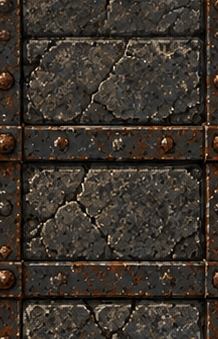
#> input picture assets/source/castle3d/tex/iron.png, 218 x 339 px, given in place of road_gravel_c.webp, which was not available
$ python phobosdress.py
#> lines starting #> are read from the running program, lines starting #| are printed output that depends on the picture
"""Phobos and Castle Velscour's dressing (docs/PHOBOS.md "The dressing"), from the bm repo's textures:

  python tools/phobosdress.py <bm repo>        # writes assets/tiles/phobos/dress.webp + dress.json

- seams: ground cover (gravel, moss, scree, rubble, bones, straw, litter, ash) as ragged bands along one side of a tile,
  laid over the join between two unlike grounds so no ground ends in a straight saw-tooth line. Four sides x four
  quarters each (the cover spans 2 x 2 tiles like the floors; the band's width follows the same world position on both
  sides of a join, so the two halves meet).
- patches: the same covers (and puddles) as blobs inside one tile, strewn over plain ground.
- floors: more floors in the same four-quarter form as tools/phobostex.py (the wings' carpets in the four liveries,
  bronze plates, the frieze border).
- props: furniture and set pieces modelled from boxes, planes and drums and rendered on the game's 2:1 iso grid with
  bm's textures (the pews, pulpits and altars of the sanctuaries, the stands of the stadiums and auditoriums, columns,
  braziers, stalls, lamp posts, Velscour's V banners on standards), then cut to hard-edged, outlined pixel art in a
  short palette like the painted packs. Each faces +y (mirror for +x); pivot on the floor, as the town pack's scatter.
- banners: Velscour's V on cloth in the four liveries and his war banner, sheared flat onto a wall (along map x; mirror
  for map y).
"""
import json, math, os, sys
import numpy as np
from PIL import Image, ImageDraw, ImageFilter

S, D = 80, 40          # native px per map unit: screen x = (x - y) * S, y = (x + y) * D - z
SS = 3
CONTRAST = 1.7
BM = None
_tex = {}


def tex(path, size=256, tone=0.76, sat=0.8, hue=None, rgba=False):
#> called with path = 'assets/game/tex/road_gravel_c.webp', size = 256, tone = 0.82, sat = 0.8, rgba = False
    key = (path, size, tone, sat, hue, rgba)
    if key not in _tex:
        im = Image.open(os.path.join(BM, path))
#> im is the input picture: PIL image 218x339 RGB; mean R, G, B 59.9, 51.7, 43.5
        im = im.convert('RGBA' if rgba else 'RGB').resize((size, size), Image.LANCZOS)
#> im: PIL image 256x256 RGB
        a = np.asarray(im).astype(np.float32) / 255
        c = a[..., :3]
        g = c.mean(axis=2, keepdims=True)
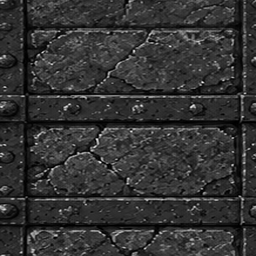
#> g: shape (256, 256, 1) float32; min 0, max 0.963, mean 0.203
        c = (g + (c - g) * sat)
        m = c.mean()
#> m = 0.203
        c = np.clip((m + (c - m) * CONTRAST) * tone, 0, 1)   # local contrast kept: joints, grain and plank lines must survive the scale
        if hue is not None:
            c = hue_to(c, *hue)
        _tex[key] = np.concatenate([c, a[..., 3:]], axis=2) if rgba else c
    return _tex[key]


P2 = 'assets/phobos/textures/ph2_'
GT = 'assets/game/tex/'
ph = lambda n, **k: tex(P2 + n + '.png', **k)


# [12 lines left out: function hue_to, not called in this run]


def sample(t, u, v):
    h, w = t.shape[:2]
    x, y = (u * w) % w, (v * h) % h
    x0, y0 = np.floor(x).astype(int) % w, np.floor(y).astype(int) % h
    fx, fy = (x - np.floor(x))[..., None], (y - np.floor(y))[..., None]
    x1, y1 = (x0 + 1) % w, (y0 + 1) % h
    return t[y0, x0] * (1 - fx) * (1 - fy) + t[y0, x1] * fx * (1 - fy) + t[y1, x0] * (1 - fx) * fy + t[y1, x1] * fx * fy


# ------------------------------------------------------------------------------------------------ floor tiles
def tile_uv(W=160, H=80, ss=SS):
    X, Y = np.meshgrid((np.arange(W * ss) + 0.5) / ss, (np.arange(H * ss) + 0.5) / ss)
    xr = X - W / 2
    u, v = (xr / (W / 2) + Y / (H / 2)) / 2, (Y / (H / 2) - xr / (W / 2)) / 2
    inside = (np.abs(xr) / (W / 2) + np.abs(Y - H / 2) / (H / 2)) <= 1.015
    return u, v, inside


def to_img(rgb, alpha, W=160, H=80):
    img = np.concatenate([rgb * alpha[..., None], alpha[..., None]], axis=2)          # premultiplied through the resize
    im = np.asarray(Image.fromarray((np.clip(img, 0, 1) * 255).astype(np.uint8), 'RGBA').resize((W, H), Image.BOX)).astype(np.float32) / 255
    a = im[..., 3:]
    out = np.concatenate([np.where(a > 0, im[..., :3] / np.maximum(a, 1e-4), 0), a], axis=2)
    return Image.fromarray((np.clip(out, 0, 1) * 255).astype(np.uint8), 'RGBA')


def diamond(t, qx, qy):
    u, v, inside = tile_uv()
    return to_img(sample(t, (qx + u) / 2, (qy + v) / 2), inside.astype(np.float32))


def wave(a, seed):
    """A smooth 0..1 wave of the along-seam world coordinate a (period 2 tiles)."""
    r = np.random.RandomState(seed)
    out = 0
    for k, amp in ((1, 0.5), (2, 0.3), (3, 0.2)):
        out = out + amp * np.sin(a * math.pi * k + r.uniform(0, 6.28))
    return 0.5 + 0.5 * out


def seam(t, side, qx, qy, seed, width=(0.2, 0.52)):
    u, v, inside = tile_uv()
    if side == 0: d, a = 1 - u, v + qy       # the join on the tile's +x side
    elif side == 1: d, a = u, v + qy         # -x
    elif side == 2: d, a = 1 - v, u + qx     # +y
    else: d, a = v, u + qx                   # -y
    rgb = sample(t, (qx + u) / 2, (qy + v) / 2)
    lum = rgb.mean(axis=2)
    lum = (lum - lum.mean()) / (lum.std() + 1e-6)
    w = width[0] + (width[1] - width[0]) * wave(a, seed + (side >> 1) * 7)
    p = np.clip(1 - d / w, 0, 1)
    far = np.clip(1 - d / (w * 2.4), 0, 1)              # loose stones beyond the band
    on = (p * 0.85 + lum * 0.4 > 0.5) | ((far > 0) & (lum > 1.7 - far * 1.3))   # broken stones thinning out, never a solid edge
    return to_img(rgb, (on & inside).astype(np.float32))


def patch(t, k, seed, puddle=False):
    u, v, inside = tile_uv()
    r = np.random.RandomState(seed * 31 + k)
    cx, cy = r.uniform(0.38, 0.62, 2)
    ang = np.arctan2(v - cy, u - cx)
    rad = np.hypot(u - cx, v - cy)
    edge = 0.34 + 0.1 * np.sin(ang * 2 + r.uniform(0, 6)) + 0.06 * np.sin(ang * 5 + r.uniform(0, 6)) + 0.03 * np.sin(ang * 9 + r.uniform(0, 6))
    rgb = sample(t, (u + r.uniform(0, 1)) / 2, (v + r.uniform(0, 1)) / 2)
    lum = rgb.mean(axis=2)
    lum = (lum - lum.mean()) / (lum.std() + 1e-6)
    p = np.clip(1 - rad / edge, -1, 1)
    if puddle:
        on = p > 0.04
        rgb = np.zeros_like(rgb) + np.array([0.07, 0.085, 0.1]) + (np.clip(p, 0, 1) * 0.05)[..., None] + (lum > 1.6)[..., None] * 0.05
        rim = on & (p < 0.16)
        rgb = np.where(rim[..., None], rgb * 0.55, rgb)
        return to_img(rgb, (on & inside).astype(np.float32) * 0.82)
    on = (p * 1.3 + lum * 0.3 > 0.38) | ((p > -0.35) & (lum > 1.7 - (p + 0.35) * 1.6))
    return to_img(rgb, (on & inside).astype(np.float32))


# ------------------------------------------------------------------------------------------------ the little renderer
class Scene:
    def __init__(self):
        self.pts = []

    # [13 lines left out: function quad, not called in this run]

    def _add(self, P, c, a):
        m = a.reshape(-1) > 0.5
        self.pts.append((P.reshape(-1, 3)[m].astype(np.float32), c.reshape(-1, 3)[m].astype(np.float32)))

    # [49 lines left out: functions box, drum, render, not called in this run]


flat = lambda rgb: np.zeros((4, 4, 3), np.float32) + np.array(rgb, np.float32)


# [10 lines left out: function mats, not called in this run]


LIVERIES = {'gold': ('03_05_banner_greygold', (0.2, 0.19, 0.19), (0.83, 0.64, 0.24)), 'blue': ('03_02_banner_blue', (0.1, 0.15, 0.36), (0.78, 0.8, 0.84)),
            'red': ('03_01_banner_blood', (0.4, 0.06, 0.06), (0.85, 0.68, 0.3)), 'green': ('03_04_banner_green', (0.08, 0.24, 0.12), (0.82, 0.78, 0.62)),
            'war': ('03_06_war_banner', (0.09, 0.08, 0.09), (0.62, 0.1, 0.1))}


# [180 lines left out: functions banner_cloth, props_and_banners, not called in this run]


PANEL = 213            # a wall panel of the dungeon rigs, native px
# [59 lines left out: function ramparts, not called in this run]


SEAMS = {   # cover: (texture, tone)
    'gravel': (GT + 'road_gravel_c.webp', 0.82), 'moss': (GT + 'moss_1_c.webp', 0.8), 'scree': (GT + 'p2/p2_scree_c.webp', 0.9), 'rubble': (GT + 'rubble_c.webp', 0.8),
    'bones': (P2 + '05_17_bones_ground.png', 0.95), 'straw': (P2 + '05_16_straw_ground.png', 0.92), 'litter': (P2 + '05_18_street_litter.png', 0.9), 'ash': (GT + 'road_ash_c.webp', 0.8),
}
CARPET = {'gold': (42, 1.0, 0.98), 'blue': (220, 0.85, 0.9), 'red': (356, 0.95, 0.9), 'green': (132, 0.75, 0.85)}


def main():
    global BM
    BM = sys.argv[1] if len(sys.argv) > 1 else '../bm'
    tiles = []   # (group, name, key, image)
    for i, (n, (src, tone)) in enumerate(SEAMS.items()):
        t = tex(src, 256, tone)
        for side in range(4):
            for q in range(4): tiles.append(('seams', n, side * 4 + q, seam(t, side, q % 2, q // 2, 11 + i * 5)))
#> this loop made 4 passes
#> pass 1, in sample, `x, y = (u * w) % w, (v * h) % h`:
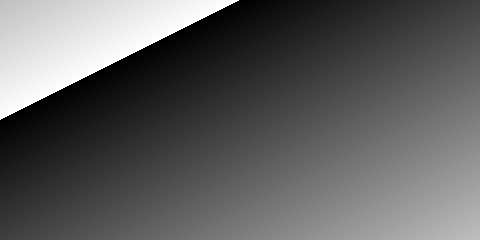
#> x: shape (240, 480) float64; min 0.133, max 255.9, mean 96; drawn with min black and max white
#> pass 1, in sample, `x, y = (u * w) % w, (v * h) % h`:
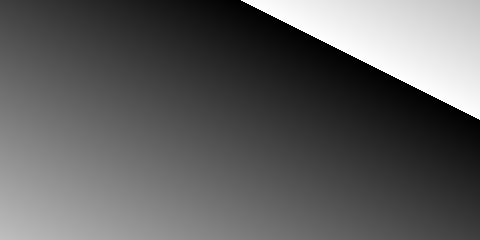
#> y: shape (240, 480) float64; min 0.133, max 255.9, mean 96; drawn with min black and max white
#> after the loop, tiles = 16 items
        for k in range(4): tiles.append(('patches', n, k, patch(t, k, i)))
#> this loop made 4 passes
#> (cx in patch, cy in patch) on passes 1 to 4: (0.512, 0.552), (0.48, 0.553), (0.485, 0.386), (0.512, 0.55)
#> pass 1, in patch, `ang = np.arctan2(v - cy, u - cx)`:
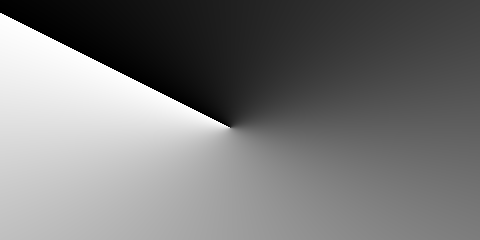
#> ang: shape (240, 480) float64; min -3.14, max 3.14, mean -0.16; drawn with min black and max white
#> pass 1, in patch, `rad = np.hypot(u - cx, v - cy)`:
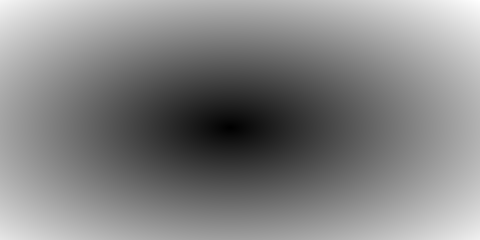
#> rad: shape (240, 480) float64; min 0.000656, max 1.05, mean 0.543; drawn with min black and max white
#> pass 1, in patch, `edge = 0.34 + 0.1 * np.sin(ang * 2 + r.uniform(0, 6)) + 0.06 * np.sin(..`:
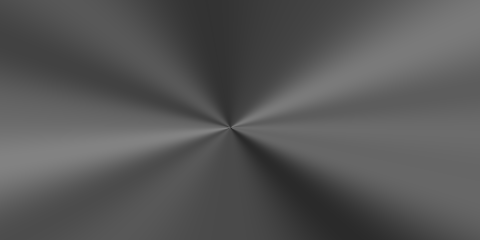
#> edge: shape (240, 480) float64; min 0.166, max 0.514, mean 0.342
#> pass 1, in sample (call 17), `x, y = (u * w) % w, (v * h) % h`:
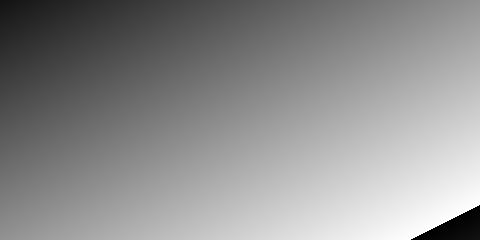
#> x: shape (240, 480) float64; min 0.141, max 255.9, mean 144; drawn with min black and max white
#> after the loop, tiles = 20 items
#> pass 2 of the loop in main, `for i, (n, (src, tone)) in enumerate(SEAMS.items()):`:
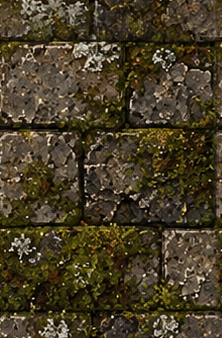
#> input picture assets/source/castle3d/tex/mossy.png, 222 x 338 px, given in place of moss_1_c.webp, which was not available
#> in tex, im is the input picture: PIL image 222x338 RGB; mean R, G, B 71.4, 60.9, 38.2
#> im: PIL image 256x256 RGB
#> m = 0.223
#> after the loop in main, `for side in range(4):`: tiles = 36 items
#> the loop in main, `for k in range(4): tiles.append(('patches', n, k, patch(t, k, i)))` made 4 passes
#> (cx in patch, cy in patch) on passes 1 to 4: (0.449, 0.61), (0.586, 0.469), (0.44, 0.488), (0.389, 0.567)
#> pass 1, in patch (call 5), `edge = 0.34 + 0.1 * np.sin(ang * 2 + r.uniform(0, 6)) + 0.06 * np.sin(..`:
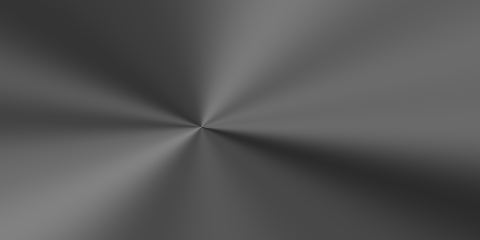
#> edge: shape (240, 480) float64; min 0.172, max 0.508, mean 0.338
#> pass 1, in sample (call 37), `x, y = (u * w) % w, (v * h) % h`:
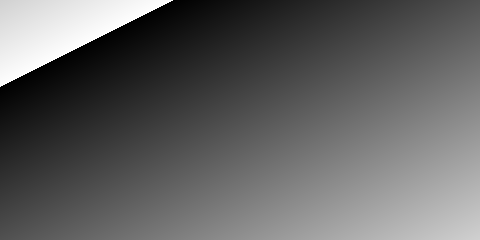
#> x: shape (240, 480) float64; min 0.0587, max 255.8, mean 98.3; drawn with min black and max white
#> after the loop in main, `for k in range(4): tiles.append(('patches', n, k, patch(t, k, i)))`: tiles = 40 items
    for k in range(4): tiles.append(('patches', 'puddle', k, patch(tex(SEAMS['gravel'][0], 256, 0.6), k, 99, puddle=True)))
    floors = {}
    for col, (h, s, l) in CARPET.items(): floors['carpet_' + col] = tex(P2 + '03_09_thorn_brocade.png', 512, 0.92, 1.0, hue=(h, s, l))
    floors['arena_sand'] = np.clip(tex('assets/desert/Desert_Fantasy_Textures/04_pebbled_sand.png', 512, 0.9, 0.55) * np.array([0.86, 0.72, 0.52], np.float32), 0, 1)   # warm: the one bright floor of its hall
    floors['bronze_plates'] = ph('04_15_bronze_plates', size=512, tone=0.62)
    floors['fishscale_slate'] = ph('04_14_fishscale_slate', size=512, tone=0.66)
    floors['dye_flags'] = ph('01_20_dye_flags', size=512, tone=0.74)
    for n, t in floors.items():
        for q in range(4): tiles.append(('floors', n, q, diamond(t, q % 2, q // 2)))
    props = props_and_banners()
    cols = 16
    rows = (len(tiles) + cols - 1) // cols
    Wd = cols * 160
    # shelf-pack the props under the tiles
    x = y = 0; rowh = 0; place = {}
    for n, (im, ox, oy) in sorted(props.items(), key=lambda p: -p[1][0].height):
        if x + im.width + 2 > Wd: x, y, rowh = 0, y + rowh + 2, 0
        place[n] = (x, y); x += im.width + 2; rowh = max(rowh, im.height)
    atlas = Image.new('RGBA', (Wd, rows * 80 + y + rowh + 2), (0, 0, 0, 0))
    meta = {'tile': [160, 80], 'seams': {}, 'patches': {}, 'floors': {}, 'props': {}}
    for k, (grp, n, key, im) in enumerate(tiles):
        px, py = (k % cols) * 160, (k // cols) * 80
        atlas.paste(im, (px, py))
        meta[grp].setdefault(n, [None] * (16 if grp == 'seams' else 4))[key] = [px, py]
    for n, (im, ox, oy) in props.items():
        px, py = place[n]; py += rows * 80
        atlas.paste(im, (px, py)); meta['props'][n] = [px, py, im.width, im.height, ox, oy]
    os.makedirs('assets/tiles/phobos', exist_ok=True)
    atlas.save('assets/tiles/phobos/dress.webp', 'WEBP', lossless=True, method=6)
    json.dump(meta, open('assets/tiles/phobos/dress.json', 'w'), separators=(',', ':'))
    print('dress.webp', atlas.size, len(tiles), 'tiles,', len(props), 'props', os.path.getsize('assets/tiles/phobos/dress.webp') // 1024, 'KB')
    if len(sys.argv) > 2:   # a review sheet of the props on grey
        sh = Image.new('RGBA', (Wd, y + rowh + 2), (70, 66, 62, 255))
        for n, (im, ox, oy) in props.items(): sh.alpha_composite(im, place[n])
        sh.save(sys.argv[2])


if __name__ == '__main__':
#> (the run stopped early here; a loop or call above may not have finished)
